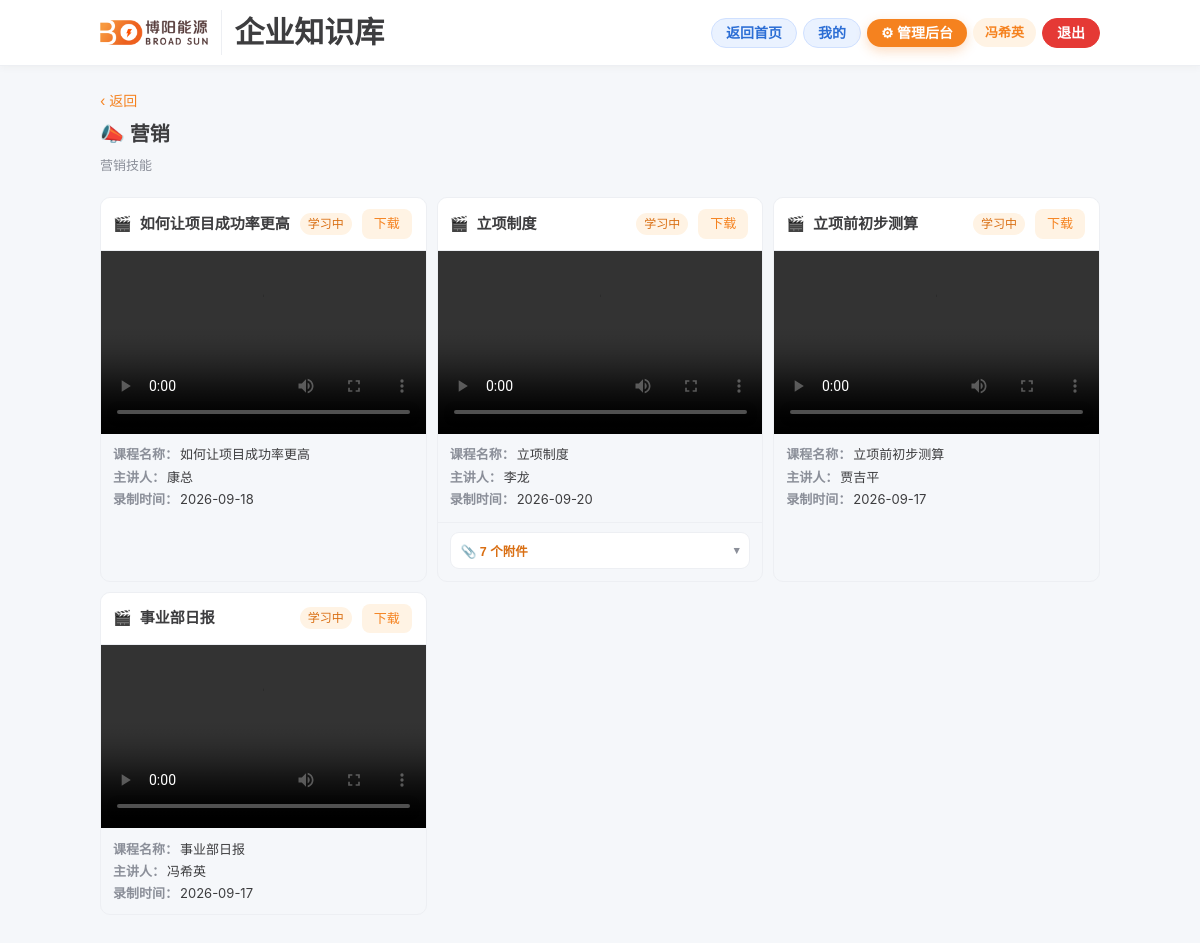
Screenshot of /category/marketing (signed in) with the database file from the repository.
### tables this page shows
CREATE TABLE users (
    id            INTEGER PRIMARY KEY AUTOINCREMENT,
    wecom_userid  TEXT UNIQUE,
    name          TEXT NOT NULL,
    dept          TEXT,
    avatar        TEXT,
    created_at    REAL DEFAULT 0
);

CREATE TABLE categories (
    id    INTEGER PRIMARY KEY AUTOINCREMENT,
    key   TEXT UNIQUE,
    name  TEXT NOT NULL,
    icon  TEXT,
    sort  INTEGER DEFAULT 0
, intro TEXT);

CREATE TABLE materials (
    id        INTEGER PRIMARY KEY AUTOINCREMENT,
    course_id INTEGER,
    type      TEXT,           -- video | doc | link
    title     TEXT NOT NULL,
    file_path TEXT,           -- 原始文件相对 uploads 的路径
    preview_path TEXT,        -- 转换后的 PDF 预览路径（可选）
    url       TEXT,           -- type=link 时外链
    duration  INTEGER DEFAULT 0,
    sort      INTEGER DEFAULT 0, attach_id INTEGER DEFAULT 0, unit_id INTEGER DEFAULT 0, course_title TEXT, lecturer TEXT, record_time TEXT,
    FOREIGN KEY (course_id) REFERENCES courses(id)
);

CREATE TABLE progress (
    id         INTEGER PRIMARY KEY AUTOINCREMENT,
    user_id    INTEGER,
    material_id INTEGER,
    status     TEXT DEFAULT 'not_started',  -- not_started | in_progress | done
    pct        INTEGER DEFAULT 0,
    updated_at REAL DEFAULT 0,
    UNIQUE(user_id, material_id),
    FOREIGN KEY (user_id) REFERENCES users(id),
    FOREIGN KEY (material_id) REFERENCES materials(id)
);

### app.py (the view)
@app.route("/category/<key>")
def category(key):
    u = ensure_user()
    if hasattr(u, "status_code"):
        return u
    cat = db.fetch_one("SELECT * FROM categories WHERE key=?", (key,))
    if not cat:
        abort(404)
    courses = [dict(c) for c in db.list_courses_by_category(cat["id"])]
    all_mats = [dict(m) for m in db.list_materials_by_category(cat["id"])]
    atts = _atts_by_video(all_mats)
    by_course = {}
    for m in all_mats:
        if m["type"] != "video" and m["attach_id"] in atts:
            continue
        if m["type"] == "video":
            m["atts"] = atts.get(m["id"], [])
        p = db.get_progress(u["id"], m["id"])
        m["status"] = p["status"] if p else "not_started"
        by_course.setdefault(m["course_id"], []).append(m)
    groups = [{"course": c, "mats": by_course.get(c["id"], [])} for c in courses]
    return render_template("category.html", cat=cat, groups=groups)

### app.py (called while the page is built)
@app.before_request
def load_context():
    g.user = db.get_user(session.get("uid")) if session.get("uid") else None
    g.admin = session.get("admin") is True
    g.wecom_enabled = config.WECOM_ENABLED

@app.context_processor
def inject():
    return dict(user=g.user, admin=g.admin, wecom_enabled=config.WECOM_ENABLED,
                public_base=config.PUBLIC_BASE_URL, max_upload_mb=config.MAX_UPLOAD_MB)

def ensure_user():
    if g.user:
        return g.user
    if config.WECOM_ENABLED:
        redir = config.PUBLIC_BASE_URL or request.host_url.rstrip("/")
        return redirect(wecom.authorize_url(redir + url_for("wecom_callback")))
    return redirect(url_for("login"))

def _atts_by_video(mats):
    videos = set(m["id"] for m in mats if m["type"] == "video")
    out = {}
    for m in mats:
        if m["type"] == "video" or m["attach_id"] not in videos:
            continue
        out.setdefault(m["attach_id"], []).append(m)
    return out

### db.py (called while the page is built)
def get_conn():
    os.makedirs(os.path.dirname(config.DB_PATH), exist_ok=True)
    conn = sqlite3.connect(config.DB_PATH)
    conn.row_factory = sqlite3.Row
    conn.execute("PRAGMA foreign_keys = ON")
    return conn

def fetch_one(sql, args=()):
    conn = get_conn()
    row = conn.execute(sql, args).fetchone()
    conn.close()
    return row

def fetch_all(sql, args=()):
    conn = get_conn()
    rows = conn.execute(sql, args).fetchall()
    conn.close()
    return rows

def get_user(uid):
    return fetch_one("SELECT * FROM users WHERE id=?", (uid,))

def list_courses_by_category(cat_id):
    return fetch_all(
        "SELECT c.*, (SELECT COUNT(*) FROM materials m WHERE m.course_id=c.id) AS mat_count "
        "FROM courses c WHERE c.category_id=? ORDER BY c.sort, c.id", (cat_id,)
    )

def list_materials_by_category(cat_id):
    return fetch_all(
        "SELECT m.* FROM materials m JOIN courses c ON m.course_id = c.id "
        "WHERE c.category_id=? ORDER BY c.sort, c.id, m.sort, m.id", (cat_id,)
    )

def get_progress(user_id, material_id):
    return fetch_one(
        "SELECT * FROM progress WHERE user_id=? AND material_id=?", (user_id, material_id)
    )

### templates/category.html (shortened to what this page needs)
{% extends "base.html" %}
{% block body %}
<div class="page-head">
  <a class="back" href="{{ url_for('home') }}">‹ 返回</a>
  <h1>{{ cat.icon or '📁' }} {{ cat.name }}</h1>
  {% if cat.intro %}<p class="cat-desc">{{ cat.intro }}</p>{% endif %}
</div>
<div class="mat-list">
  {% for g in groups %}
    {% for m in g.mats %}
    {% if m.type == 'video' %}
    {% set vtitle = m.course_title or g.course.title %}
    <div class="course-card">
      <div class="course-card-head">
        <span class="mat-type">🎬</span>
        <a class="course-card-title" href="{{ url_for('material', mid=m.id) }}" title="{{ vtitle }}">{{ vtitle }}</a>
        <span class="mat-status status-{{ m.status }}">
          {{ '已完成' if m.status=='done' else ('学习中' if m.status=='in_progress' else '未学') }}
        </span>
        <a class="mini" href="{{ url_for('uploads', filename=m.file_path) }}" download>下载</a>
      </div>
      <div class="course-card-media">
        <video src="{{ url_for('uploads', filename=m.file_path) }}" controls preload="metadata"></video>
      </div>
      <div class="course-card-meta">
        <div><b>课程名称：</b>{{ vtitle }}</div>
        <div><b>主讲人：</b>{{ m.lecturer or g.course.lecturer or '—' }}</div>
        <div><b>录制时间：</b>{{ m.record_time or g.course.record_time or '—' }}</div>
      </div>
      {% if m.atts %}
      <div class="course-card-atts">
        <button type="button" class="atts-toggle" aria-expanded="false">
          <span>📎 {{ m.atts|length }} 个附件</span><span class="atts-caret">▾</span>
        </button>
      </div>
      {% endif %}
    </div>
    {% endif %}
    {% endfor %}
  {% else %}
  <div class="empty">该分类下暂无内容</div>
  {% endfor %}
</div>
{% endblock %}

### templates/base.html (shortened to what this page needs)
<!DOCTYPE html>
<html lang="zh-CN">
<head>
<link rel="stylesheet" href="{{ url_for('static', filename='css/style.css') }}">
</head>
<body>
<div class="app">
  {% if not hide_topbar %}
  <header class="topbar">
    <div class="topbar-inner">
      <a class="brand" href="{{ url_for('home') }}">
        <img class="brand-logo" src="{{ url_for('static', filename='img/logo.png') }}" alt="博阳能源 BROAD SUN">
        <span class="brand-text">企业知识库</span>
      </a>
      <div class="topbar-right">
        {% if user %}
        <a class="topnav-btn {{ 'active' if request.endpoint=='home' }}" href="{{ url_for('home') }}">返回首页</a>
        <a class="topnav-btn {{ 'active' if request.endpoint=='my' }}" href="{{ url_for('my') }}">我的</a>
        {% endif %}
        <a class="btn-admin" href="{{ url_for('admin_login') }}">⚙ 管理后台</a>
        {% if user %}
        <span class="user-chip">{{ user.name }}{% if admin %} · 管理员{% endif %}</span>
        <a class="topnav-btn topnav-logout" href="{{ url_for('logout') }}">退出</a>
        {% endif %}
      </div>
    </div>
  </header>
  {% endif %}
  <main class="content{% if hide_topbar %} no-topbar{% endif %}">
    {% block body %}{% endblock %}
  </main>
</div>
</body>
</html>

### static/css/style.css (style rules this page uses)
:root { --primary:#F5821F; --primary-d:#D96E12; --primary-l:#FFF3E4; --primary-ll:#FFF9F2; --bg:#F5F7FA; --card:#fff; --text:#3D3D3F; --sub:#8B8F99; --ok:#22B573; --warn:#F5A623; --line:#EDEFF3; --radius:14px; --shadow:0 2px 12px rgba(80,55,20,.07); --shadow-lg:0 8px 30px rgba(80,55,20,.10); --gutter:100px; }
* { box-sizing:border-box;-webkit-tap-highlight-color:transparent }
html,body { margin:0;padding:0;width:100% }
body { font-family:-apple-system,BlinkMacSystemFont,"PingFang SC","Microsoft YaHei",sans-serif; background:var(--bg);color:var(--text);font-size:15px;line-height:1.5;min-height:100vh }
a { color:inherit;text-decoration:none }
img { max-width:100% }
.app { width:100%;min-height:100vh;background:var(--bg);display:flex;flex-direction:column }
.topbar { position:sticky;top:0;z-index:20;background:#fff; border-bottom:1px solid var(--line);box-shadow:0 1px 8px rgba(80,55,20,.05) }
.topbar-inner { width:100%;padding:10px var(--gutter); display:flex;align-items:center;justify-content:space-between;gap:16px }
.brand { display:flex;align-items:center;gap:12px;min-width:0 }
.brand-logo { height:25px;width:auto;display:block }
.brand-text { font-weight:700;font-size:30px;color:var(--text); padding-left:12px;border-left:1px solid var(--line);white-space:nowrap }
.topbar-right { display:flex;align-items:center;gap:6px }
.btn-admin { display:inline-flex;align-items:center;gap:4px;background:var(--primary);color:#fff; font-size:14px;font-weight:600;padding:7px 14px;border-radius:20px;line-height:1;white-space:nowrap; box-shadow:0 4px 12px rgba(245,130,31,.28) }
.topnav-btn { display:inline-flex;align-items:center;font-size:14px;font-weight:600;line-height:1; padding:7px 14px;border-radius:20px;text-decoration:none;cursor:pointer;white-space:nowrap; color:#2C6ED5;background:#EAF2FF;border:1px solid #CFE0FF }
.topnav-logout { color:#fff;background:#E53935;border-color:#E53935 }
.user-chip { font-size:13px;color:var(--primary);background:var(--primary-l); padding:5px 12px;border-radius:20px;font-weight:600;white-space:nowrap }
.content { flex:1;width:100%;padding:18px var(--gutter) 30px }
.page-head { width:100%;padding:6px 0 16px }
.page-head h1 { font-size:20px;margin:6px 0 0 }
.back { color:var(--primary);font-size:14px }
.cat-desc { font-size:13px;color:var(--sub);margin:6px 0 0;line-height:1.6 }
.mat-list { display:grid;gap:10px;margin-top:6px; grid-template-columns:repeat(auto-fill,minmax(300px,1fr)) }
.mat-type { font-size:20px }
.mat-status { font-size:12px;padding:2px 8px;border-radius:20px;flex:none }
.status-in_progress { background:#FFF3E4;color:var(--primary-d) }
.mat-type { font-size:15px }
.mini { display:inline-block;padding:5px 12px;background:var(--primary-l);color:var(--primary); border-radius:8px;font-size:13px;border:none;cursor:pointer;margin:2px }
.course-card { background:var(--bg);border:1px solid var(--line);border-radius:10px;overflow:hidden }
.course-card-head { display:flex;align-items:center;gap:8px;padding:9px 12px;border-bottom:1px solid var(--line);background:#fff }
.course-card-title { flex:1;min-width:0;font-weight:700;line-height:1.35; display:-webkit-box;-webkit-line-clamp:2;-webkit-box-orient:vertical;overflow:hidden }
.course-card-media { background:#000;aspect-ratio:16/9;display:flex;align-items:center;justify-content:center }
.course-card-media video { width:100%;height:100%;display:block;background:#000 }
.course-card-meta { padding:10px 12px;font-size:13px;line-height:1.7;color:var(--text) }
.course-card-meta b { color:var(--sub);font-weight:600;margin-right:2px }
.course-card-atts { padding:0 12px 12px;border-top:1px solid var(--line);margin-top:2px }
.atts-toggle { display:flex;align-items:center;justify-content:space-between;gap:8px;width:100%; margin-top:9px;padding:8px 10px;border:1px solid var(--line);border-radius:9px;background:#fff; color:var(--primary-d);font-size:12.5px;font-weight:600;cursor:pointer;text-align:left }
.atts-toggle .atts-caret { flex:none;font-size:11px;color:var(--sub);transition:transform .18s }

### rows the page displays
users: name "冯希英"
categories: icon "📣", name "营销", intro "营销技能"
materials: type "video" (drawn), mats "如何让项目成功率更高", mats "如何让项目成功率更高", lecturer "康总", record_time "2026-09-18"
progress: status "学习中"
materials: type "video" (drawn), mats "立项制度", mats "立项制度", lecturer "李龙", record_time "2026-09-20"
progress: status "学习中"
materials: type "video" (drawn), mats "立项前初步测算", mats "立项前初步测算", lecturer "贾吉平", record_time "2026-09-17"
progress: status "学习中"
materials: type "video" (drawn), mats "事业部日报", mats "事业部日报", lecturer "冯希英", record_time "2026-09-17"
progress: status "学习中"

### other values shown
{{ m.atts|length }} "7"
